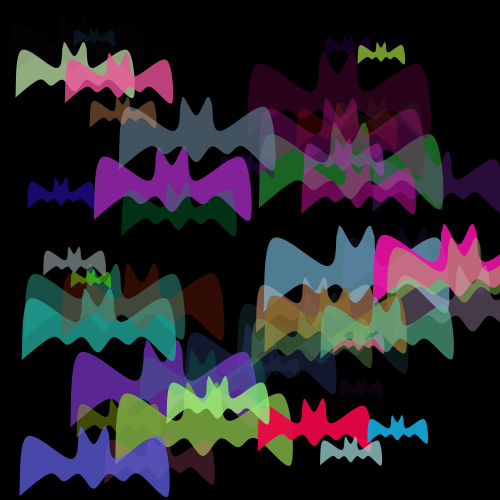
Frame 1 (no input)
Frame 60 (the mouse pressed at the canvas centre just before this capture): identical to frame 1, image omitted
Frame 120 (the mouse held since frame 60 and released just before this capture): identical to frame 1, image omitted

The Processing sketch that drew this single still picture (run headless with seeded random() and noise(); from frame 60 on, the mouse is pressed at the canvas centre):

// Processing sketch: processing_12748
// ── processing_12748.pde

//Assignment # 3
//Tara Chatterjee
//tchatterje@brynmawr.edu
//9/23/10

float x,y,h,w;

void setup(){
  background(0);
  smooth();
  size(500,500);
  
  for(int a=0; a < 50; a++){
    drawBat(random(400), random(450), random(75)+20);
  }

}

void draw(){}

void drawBat(float x, float y, float h){
  w = 2*h;
  noStroke();
  fill(random(255),random(255),random(255),random(255)); 
    beginShape();
      curveVertex (0+x,h+y);
      curveVertex (0+x,h+y);               //bottom of left wing
      curveVertex ((w/20)+x,(h/5)+y);
      curveVertex ((w*7)/20+x,(h/2)+y);
      curveVertex ((2*w)/5+x, ((h*3)/20)+y);
      curveVertex (w*0.42+x,(h*0.07)+y);    // left ear
      curveVertex (w/2+x,((h*3)/10)+y);
      curveVertex (w*0.57+x,(h*0.07)+y);    // right ear
      curveVertex ((3*w)/5+x,(h*0.15)+y);
      curveVertex ((w*13/20)+x,(h/2)+y);
      curveVertex ((19*w)/20+x,(h/5)+y);
      curveVertex (w+x,h+y);                //bottom right wing
      curveVertex ((4*w)/5+x,((7* h)/10)+y);
      curveVertex ((7*w)/10+x,((4*h)/5)+y);
      curveVertex ((3*w)/5+x,((7*h)/10)+y);
      curveVertex (w/2+x,((9*h)/10)+y);      // middle bump on bottom
      curveVertex ((2*w)/5+x,((7*h)/10)+y);
      curveVertex ((3*w)/10+x,((4*h)/5)+y);
      curveVertex (w/5+x,((7*h)/10)+y);
      curveVertex (0+x,h+y);
      curveVertex (0+x,h+y);
      endShape(CLOSE);
}

void mousePressed(){
  for(int b=0; b<25; b++){
    drawBat(random(400), random(450), random(75)+20);
  }
}
